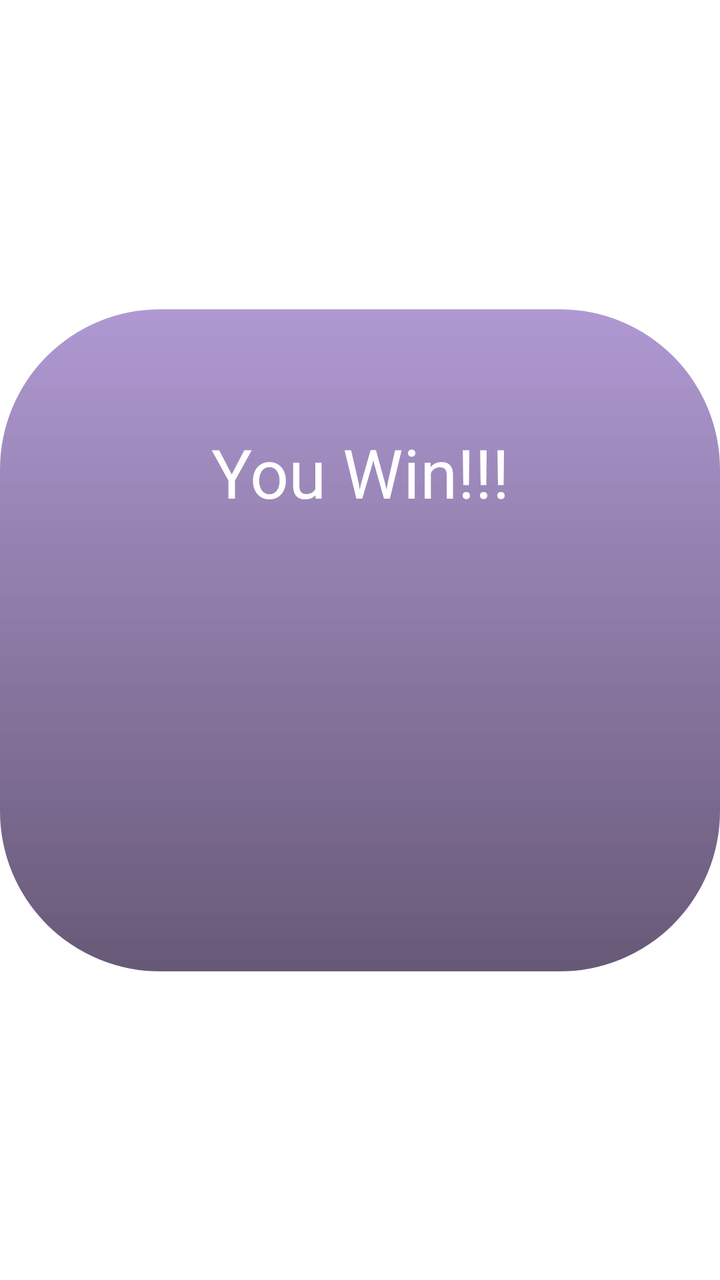
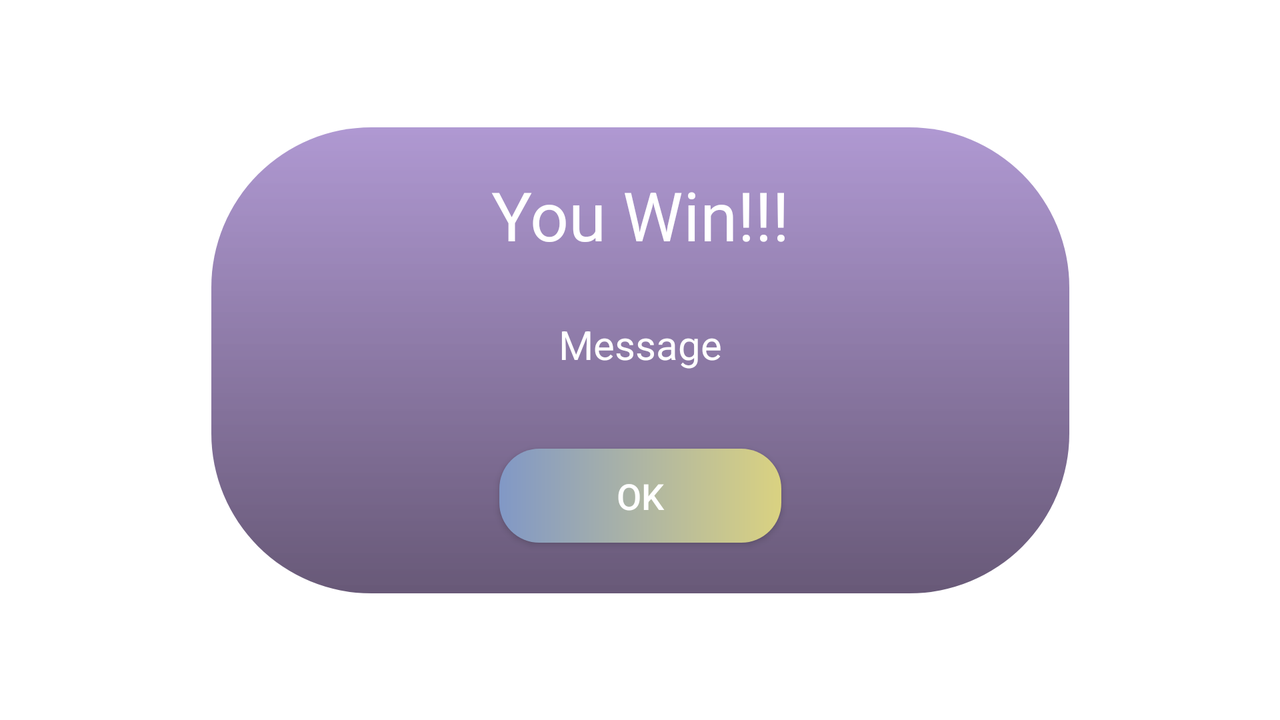

First picture: res/layout/ on a phone held upright. Second picture: the repository's own variant of that layout, on a device whose configuration matches the variant's folder. Source for both follows.
<!-- AndroidManifest.xml: application theme Theme.SheldonRPSLSGame -->
<!-- res/layout/dialog_box.xml -->
<?xml version="1.0" encoding="utf-8"?>
<androidx.constraintlayout.widget.ConstraintLayout xmlns:android="http://schemas.android.com/apk/res/android"
    xmlns:app="http://schemas.android.com/apk/res-auto"
    xmlns:tools="http://schemas.android.com/tools"
    android:layout_width="match_parent"
    android:layout_height="match_parent"
    android:background="#00FFFFFF">

    <ImageView
        android:id="@+id/imageView5"
        android:layout_width="match_parent"
        android:layout_height="331dp"
        android:background="#00FFFFFF"
        app:layout_constraintBottom_toBottomOf="parent"
        app:layout_constraintEnd_toEndOf="parent"
        app:layout_constraintHorizontal_bias="0.457"
        app:layout_constraintStart_toStartOf="parent"
        app:layout_constraintTop_toTopOf="parent"
        app:srcCompat="@drawable/dialg_box_background" />

    <TextView
        android:id="@+id/tv_dialog_title"
        android:layout_width="253dp"
        android:layout_height="74dp"
        android:text="You Win!!!"
        android:textAlignment="center"
        android:textColor="#FFFFFF"
        android:textSize="34sp"
        app:flow_horizontalAlign="center"
        app:flow_verticalAlign="center"
        app:layout_constraintBottom_toBottomOf="parent"
        app:layout_constraintEnd_toEndOf="parent"
        app:layout_constraintStart_toStartOf="parent"
        app:layout_constraintTop_toTopOf="parent"
        app:layout_constraintVertical_bias="0.377" />

    <TextView
        android:id="@+id/tv_dialog_message"
        android:layout_width="wrap_content"
        android:layout_height="wrap_content"
        android:text="Message"
        android:textColor="#FFFFFF"
        tools:layout_editor_absoluteX="176dp"
        tools:layout_editor_absoluteY="396dp" />

</androidx.constraintlayout.widget.ConstraintLayout>
<!-- resources referenced by this layout -->
<resources>
  <!-- drawable dialg_box_background (drawable) -->
  <?xml version="1.0" encoding="utf-8"?>
  <shape xmlns:android="http://schemas.android.com/apk/res/android">
      <gradient android:startColor="#A1815DB8"
          android:angle="-90"
          android:endColor="#BE342049"/>
  
      <corners android:radius="80dp"/>
  </shape>
  <style name="Theme.SheldonRPSLSGame" parent="Theme.MaterialComponents.DayNight.NoActionBar">
          
          <item name="colorPrimary">@color/purple_500</item>
          <item name="colorPrimaryVariant">@color/purple_700</item>
          <item name="colorOnPrimary">@color/white</item>
          
          <item name="colorSecondary">@color/teal_200</item>
          <item name="colorSecondaryVariant">@color/teal_700</item>
          <item name="colorOnSecondary">@color/black</item>
          
          <item name="android:statusBarColor" tools:targetApi="l">?attr/colorPrimaryVariant</item>
          
      </style>
</resources>
<!-- res/layout-land/dialog_box.xml (the repository's variant of the layout above) -->
<!-- drawn on the phone turned sideways -->
<?xml version="1.0" encoding="utf-8"?>
<androidx.constraintlayout.widget.ConstraintLayout xmlns:android="http://schemas.android.com/apk/res/android"
    xmlns:app="http://schemas.android.com/apk/res-auto"
    xmlns:tools="http://schemas.android.com/tools"
    android:layout_width="match_parent"
    android:layout_height="match_parent"
    android:background="@drawable/dialog_box_layout_background">

    <ImageView
        android:id="@+id/imageView5"
        android:layout_width="429dp"
        android:layout_height="233dp"
        android:background="@drawable/dialog_box_layout_background"
        app:layout_constraintBottom_toBottomOf="parent"
        app:layout_constraintEnd_toEndOf="parent"
        app:layout_constraintStart_toStartOf="parent"
        app:layout_constraintTop_toTopOf="parent"
        app:srcCompat="@drawable/dialg_box_background" />

    <TextView
        android:id="@+id/tv_dialog_title"
        android:layout_width="253dp"
        android:layout_height="74dp"
        android:text="You Win!!!"
        android:textAlignment="center"
        android:textColor="#FFFFFF"
        android:textSize="34sp"
        app:flow_horizontalAlign="center"
        app:flow_verticalAlign="center"
        app:layout_constraintBottom_toBottomOf="parent"
        app:layout_constraintEnd_toEndOf="parent"
        app:layout_constraintStart_toStartOf="parent"
        app:layout_constraintTop_toTopOf="parent"
        app:layout_constraintVertical_bias="0.296" />

    <TextView
        android:id="@+id/tv_dialog_message"
        android:layout_width="286dp"
        android:layout_height="77dp"
        android:text="Message"
        android:textAlignment="center"
        android:textColor="#FFFFFF"
        android:textSize="20sp"
        app:flow_horizontalAlign="center"
        app:flow_verticalAlign="center"
        app:layout_constraintBottom_toTopOf="@+id/bt_message_close"
        app:layout_constraintEnd_toEndOf="parent"
        app:layout_constraintStart_toStartOf="parent"
        app:layout_constraintTop_toBottomOf="@+id/tv_dialog_title"
        app:layout_constraintVertical_bias="0.0" />

    <androidx.appcompat.widget.AppCompatButton
        android:id="@+id/bt_message_close"
        android:layout_width="141dp"
        android:layout_height="47dp"
        android:background="@drawable/message_dialog_box_close_button"
        android:text="OK"
        android:textColor="#FFFFFF"
        android:textSize="18sp"
        app:layout_constraintBottom_toBottomOf="parent"
        app:layout_constraintEnd_toEndOf="parent"
        app:layout_constraintStart_toStartOf="parent"
        app:layout_constraintTop_toTopOf="parent"
        app:layout_constraintVertical_bias="0.717" />

</androidx.constraintlayout.widget.ConstraintLayout>
<!-- resources referenced by the variant -->
<!-- as the phone turned sideways resolves them -->
<resources>
  <!-- drawable dialg_box_background (drawable) -->
  <?xml version="1.0" encoding="utf-8"?>
  <shape xmlns:android="http://schemas.android.com/apk/res/android">
      <gradient android:startColor="#A1815DB8"
          android:angle="-90"
          android:endColor="#BE342049"/>
  
      <corners android:radius="80dp"/>
  </shape>
  <!-- drawable message_dialog_box_close_button (drawable) -->
  <?xml version="1.0" encoding="utf-8"?>
  <shape xmlns:android="http://schemas.android.com/apk/res/android" android:shape="rectangle">
      <gradient android:startColor="#8198C6"
          android:endColor="#DAD281"/>
      <corners android:radius="20dp"/>
  
  </shape>
  <style name="Theme.SheldonRPSLSGame" parent="Theme.MaterialComponents.DayNight.NoActionBar">
          
          <item name="colorPrimary">@color/purple_500</item>
          <item name="colorPrimaryVariant">@color/purple_700</item>
          <item name="colorOnPrimary">@color/white</item>
          
          <item name="colorSecondary">@color/teal_200</item>
          <item name="colorSecondaryVariant">@color/teal_700</item>
          <item name="colorOnSecondary">@color/black</item>
          
          <item name="android:statusBarColor" tools:targetApi="l">?attr/colorPrimaryVariant</item>
          
      </style>
</resources>
